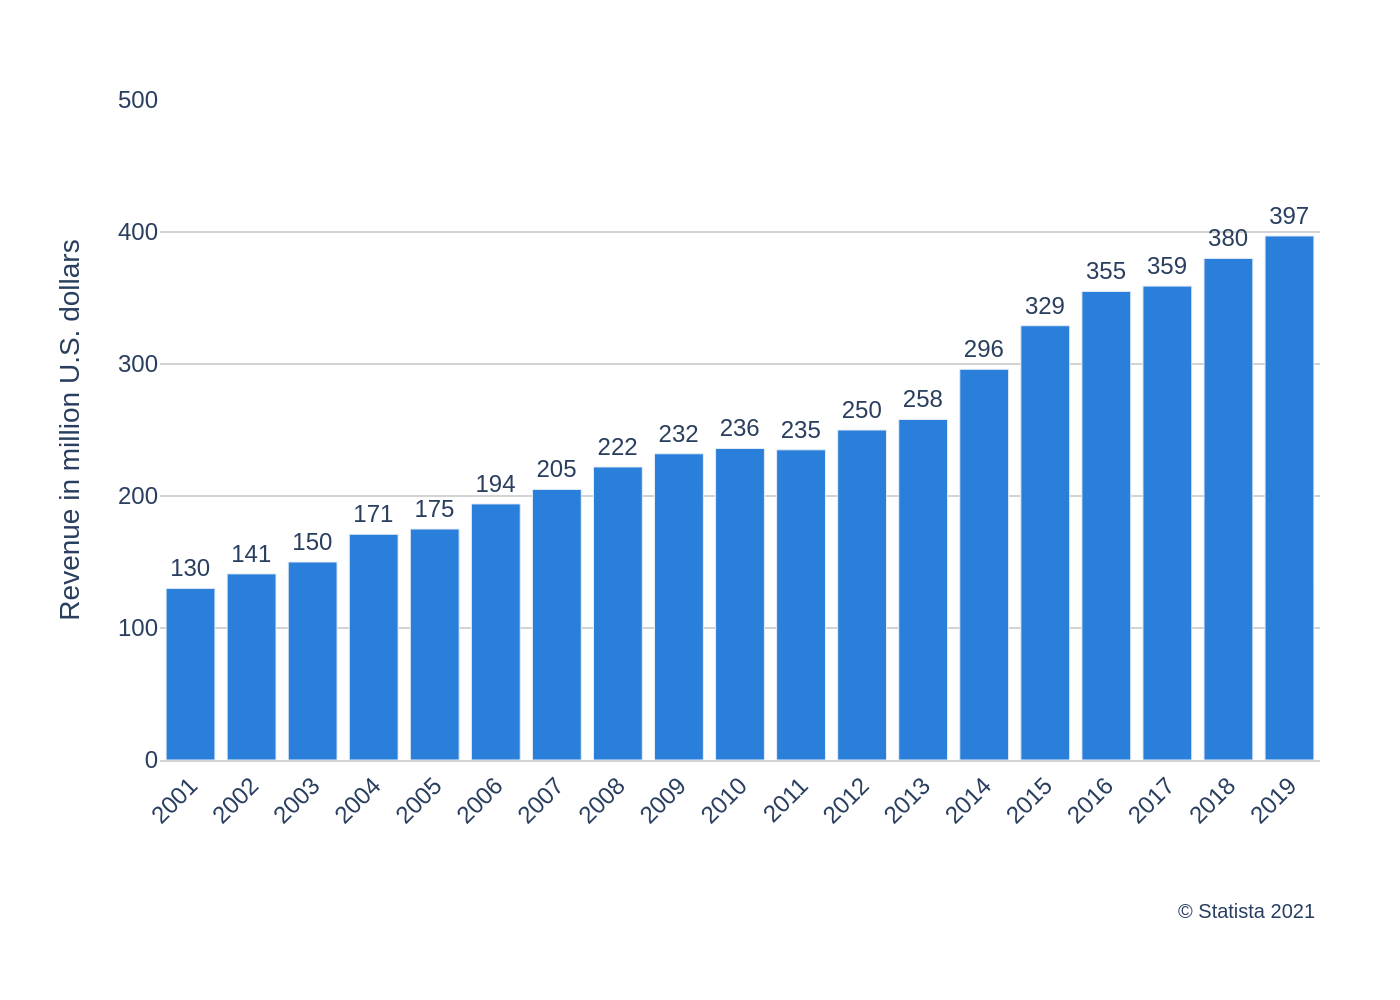

Reproduce this figure in Python.
import sys
import json
import pathlib
import plotly.graph_objects as go

if len(sys.argv) != 2:
    print(f"Usage: python {pathlib.Path(__file__).name} <json_file_path>")
    sys.exit(1)

json_path = pathlib.Path(sys.argv[1])
if not json_path.is_file():
    print(f"Error: JSON file not found at '{json_path}'")
    sys.exit(1)

with open(json_path, 'r', encoding='utf-8') as f:
    config = json.load(f)

chart_data = config.get('chart_data', [])
texts = config.get('texts', {})
colors = config.get('colors', [])

x_values = [d['x'] for d in chart_data]
y_values = [d['y'] for d in chart_data]

fig = go.Figure()

fig.add_trace(go.Bar(
    x=x_values,
    y=y_values,
    text=y_values,
    textposition='outside',
    marker_color=colors[0] if colors else None,
    cliponaxis=False,
    textfont=dict(family="Arial", size=12)
))

title_text = texts.get('title')
subtitle_text = texts.get('subtitle')
full_title = ""
if title_text:
    full_title += f"<b>{title_text}</b>"
if subtitle_text:
    full_title += f"<br><sub>{subtitle_text}</sub>"

source_text = texts.get('source', '')

fig.update_layout(
    title_text=full_title,
    title_x=0.05,
    title_font=dict(family="Arial"),
    plot_bgcolor='white',
    xaxis=dict(
        title_text=texts.get('x_axis_title'),
        tickmode='array',
        tickvals=x_values,
        ticktext=[str(x) for x in x_values],
        tickangle=-45,
        showgrid=False,
        linecolor='lightgray'
    ),
    yaxis=dict(
        title_text=texts.get('y_axis_title'),
        range=[0, 500],
        tick0=0,
        dtick=100,
        showgrid=True,
        gridcolor='lightgray',
        gridwidth=1
    ),
    font=dict(family="Arial", size=12),
    margin=dict(l=80, r=40, t=50, b=120),
    showlegend=False,
    annotations=[
        dict(
            text=source_text,
            showarrow=False,
            xref='paper', yref='paper',
            x=1, y=-0.25,
            xanchor='right', yanchor='bottom',
            align='right',
            font=dict(family="Arial", size=10)
        )
    ]
)

output_filename = json_path.stem + ".png"
fig.write_image(output_filename, scale=2)
print(f"Chart saved to {output_filename}")
